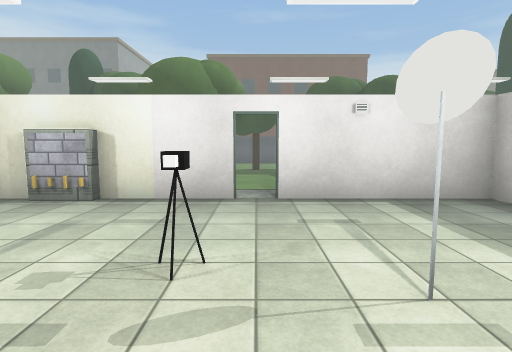
[1] (above)

21 first-person views from a walk through a Unity game level. The camera is 1.4 m above the floor, tilts 6° down and sees 80° across. Doors are open. The floor is counted in squares, 2 m on a side. Each view is taken from the middle of a square. On the plan, view 1 faces up. The plan holds only what a view shows up to about 10 squares ahead; the rest is blank. The place goes on beyond the plan. The player is left out. Surface patterns are stand-ins for the level's own textures.

[2]
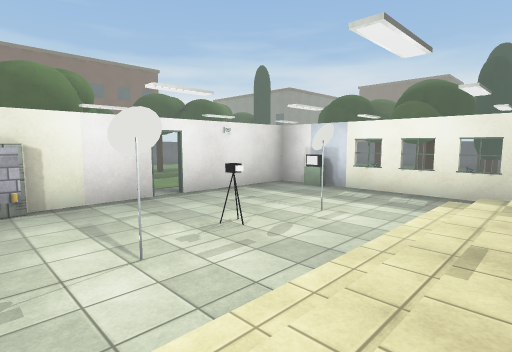

[3]
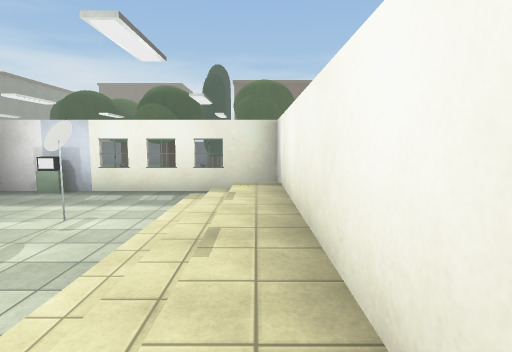

[4]
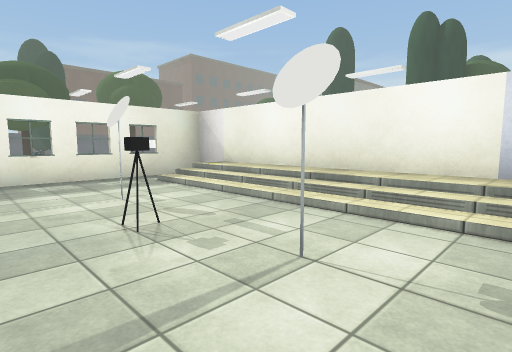

[5]
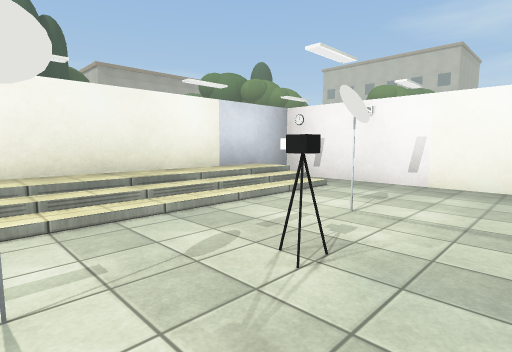

[6]
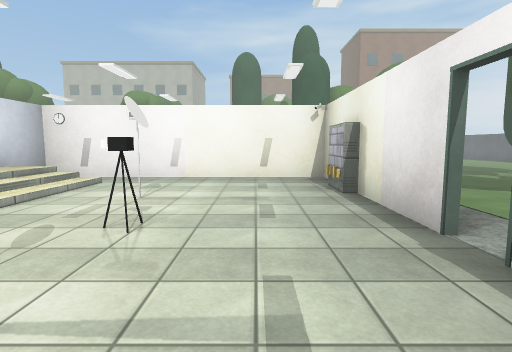

[7]
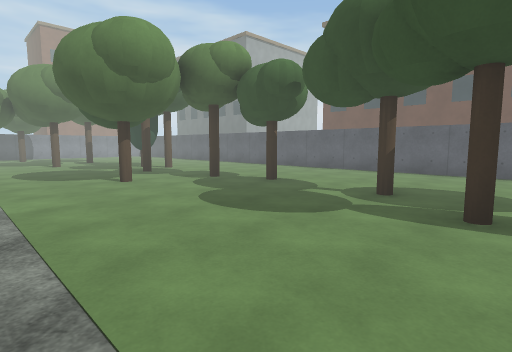

[8]
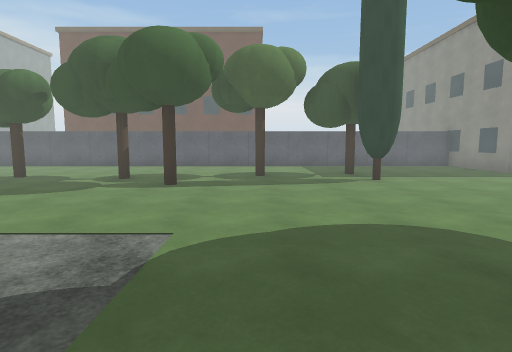

[9]
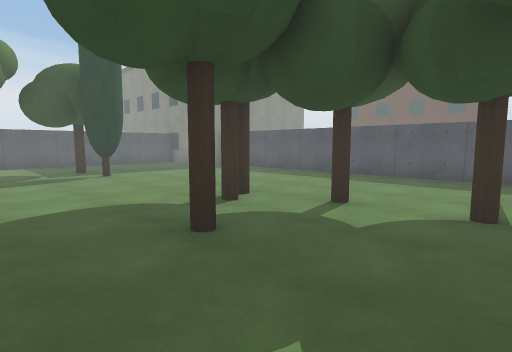

[10]
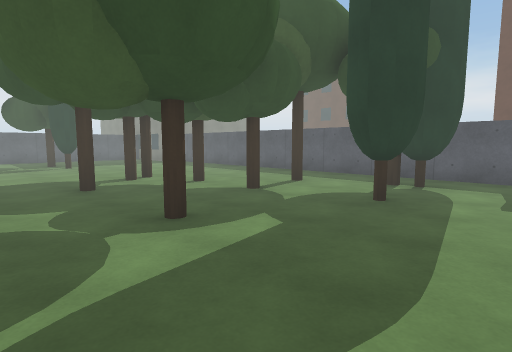

[11]
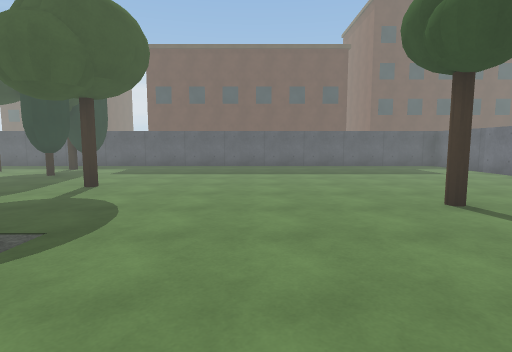

[12]
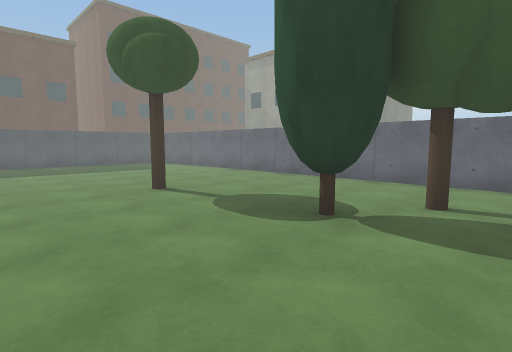

[13]
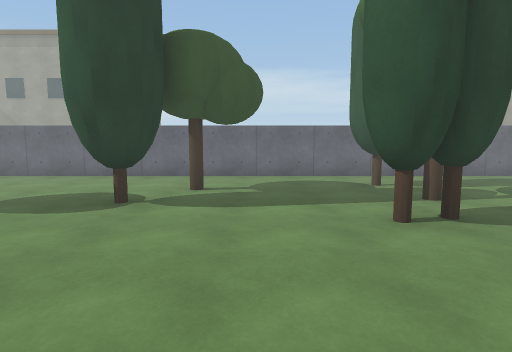

[14]
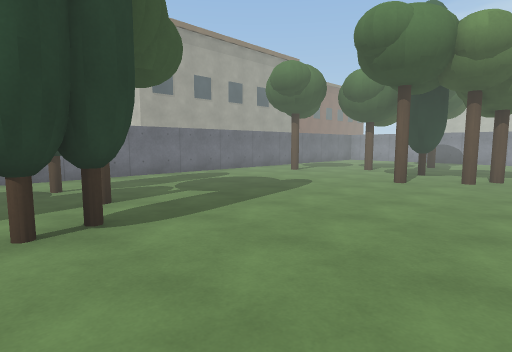

[15]
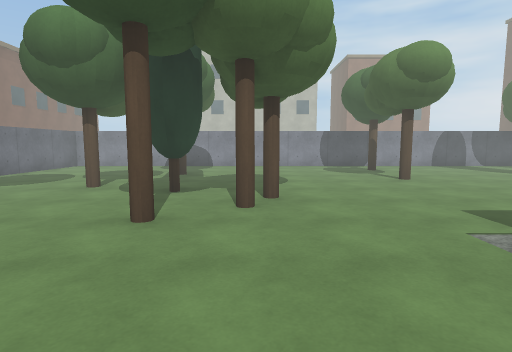

[16]
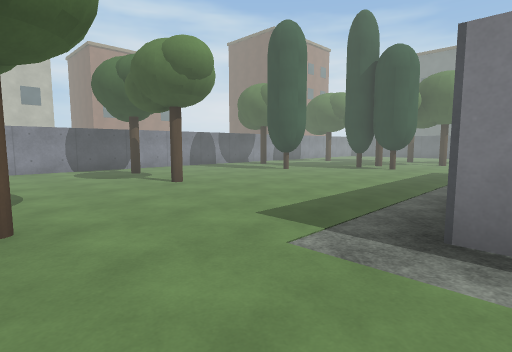

[17]
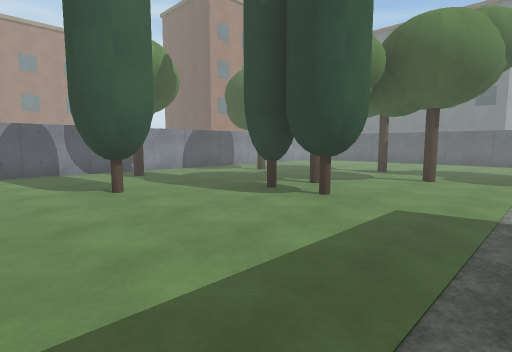

[18]
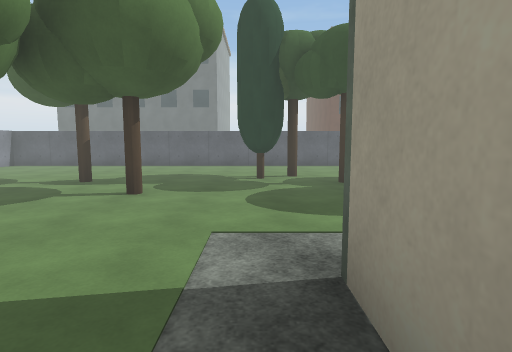

[19]
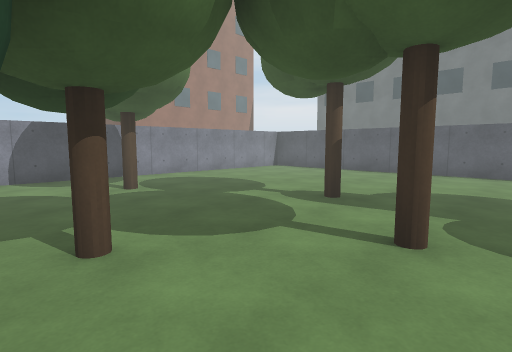

[20]
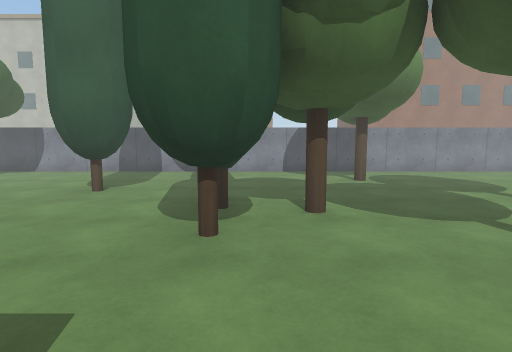

[21]
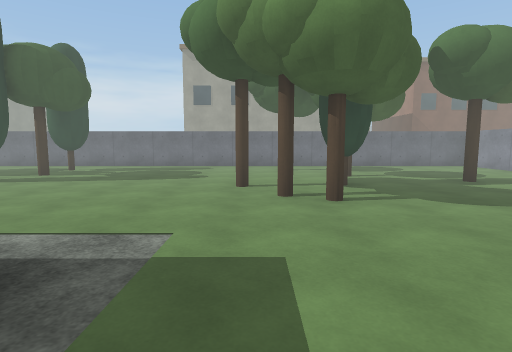

### Floor plan
Ten units are one square. View 1 is at (0, 0); x grows to the right and y downward. Boxes are objects, and circles mark ways between rooms. Rooms are numbered by the first view taken in them; rooms with no view inside come last. Other rooms are left out.
<svg viewBox="-131 -132 252 233">
<path fill="none" stroke="#000" d="M-2 -44 -16 -44M35 -34 35 -44 2 -44M-45 -44 -45 15 35 15 35 -16M-45 -35 -45 -46M-41 15 -46 15M111 -127 -126 -127 -126 96 116 96 116 -90"/>
<rect x="-35" y="-45" width="10" height="10" fill="#bbb"><title>other object</title></rect>
<rect x="-25" y="-45" width="10" height="10" fill="#bbb"><title>other object</title></rect>
<rect x="-5" y="-25" width="10" height="10" fill="#bbb"><title>other object</title></rect>
<rect x="25" y="-35" width="10" height="10" fill="#bbb"><title>other object</title></rect>
<rect x="-125" y="-45" width="10" height="10" fill="#bbb"><title>other object</title></rect>
<rect x="-115" y="5" width="10" height="10" fill="#bbb"><title>other object</title></rect>
<rect x="-115" y="-75" width="10" height="10" fill="#bbb"><title>other object</title></rect>
<rect x="-105" y="55" width="10" height="10" fill="#bbb"><title>other object</title></rect>
<rect x="-95" y="5" width="10" height="10" fill="#bbb"><title>other object</title></rect>
<rect x="-95" y="-35" width="10" height="10" fill="#bbb"><title>other object</title></rect>
<rect x="-85" y="65" width="10" height="10" fill="#bbb"><title>other object</title></rect>
<rect x="-85" y="-55" width="10" height="10" fill="#bbb"><title>other object</title></rect>
<rect x="-85" y="-65" width="10" height="10" fill="#bbb"><title>other object</title></rect>
<rect x="-85" y="-95" width="10" height="10" fill="#bbb"><title>other object</title></rect>
<rect x="-75" y="75" width="10" height="10" fill="#bbb"><title>other object</title></rect>
<rect x="-75" y="45" width="10" height="10" fill="#bbb"><title>other object</title></rect>
<rect x="-75" y="35" width="10" height="10" fill="#bbb"><title>other object</title></rect>
<rect x="-75" y="-55" width="10" height="10" fill="#bbb"><title>other object</title></rect>
<rect x="-75" y="-75" width="10" height="10" fill="#bbb"><title>other object</title></rect>
<rect x="-65" y="45" width="10" height="10" fill="#bbb"><title>other object</title></rect>
<rect x="-65" y="35" width="10" height="10" fill="#bbb"><title>other object</title></rect>
<rect x="-55" y="-95" width="10" height="10" fill="#bbb"><title>other object</title></rect>
<rect x="-45" y="-105" width="10" height="10" fill="#bbb"><title>other object</title></rect>
<rect x="-35" y="-85" width="10" height="10" fill="#bbb"><title>other object</title></rect>
<rect x="-25" y="-75" width="10" height="10" fill="#bbb"><title>other object</title></rect>
<rect x="-15" y="75" width="10" height="10" fill="#bbb"><title>other object</title></rect>
<rect x="-15" y="65" width="10" height="10" fill="#bbb"><title>other object</title></rect>
<rect x="-15" y="55" width="10" height="10" fill="#bbb"><title>other object</title></rect>
<rect x="-15" y="-95" width="10" height="10" fill="#bbb"><title>other object</title></rect>
<rect x="-5" y="55" width="10" height="10" fill="#bbb"><title>other object</title></rect>
<rect x="-5" y="-95" width="10" height="10" fill="#bbb"><title>other object</title></rect>
<rect x="15" y="75" width="10" height="10" fill="#bbb"><title>other object</title></rect>
<rect x="15" y="-95" width="10" height="10" fill="#bbb"><title>other object</title></rect>
<rect x="25" y="65" width="10" height="10" fill="#bbb"><title>other object</title></rect>
<rect x="35" y="-25" width="10" height="10" fill="#bbb"><title>other object</title></rect>
<rect x="35" y="-85" width="10" height="10" fill="#bbb"><title>other object</title></rect>
<rect x="45" y="55" width="10" height="10" fill="#bbb"><title>other object</title></rect>
<rect x="45" y="-105" width="10" height="10" fill="#bbb"><title>other object</title></rect>
<rect x="55" y="-45" width="10" height="10" fill="#bbb"><title>other object</title></rect>
<rect x="65" y="5" width="10" height="10" fill="#bbb"><title>other object</title></rect>
<rect x="65" y="-25" width="10" height="10" fill="#bbb"><title>other object</title></rect>
<rect x="65" y="-55" width="10" height="10" fill="#bbb"><title>other object</title></rect>
<rect x="65" y="-95" width="10" height="10" fill="#bbb"><title>other object</title></rect>
<rect x="65" y="-105" width="10" height="10" fill="#bbb"><title>other object</title></rect>
<rect x="75" y="-25" width="10" height="10" fill="#bbb"><title>other object</title></rect>
<rect x="75" y="-45" width="10" height="10" fill="#bbb"><title>other object</title></rect>
<rect x="75" y="-55" width="10" height="10" fill="#bbb"><title>other object</title></rect>
<rect x="85" y="-15" width="10" height="10" fill="#bbb"><title>other object</title></rect>
<rect x="95" y="-15" width="10" height="10" fill="#bbb"><title>other object</title></rect>
<rect x="95" y="-25" width="10" height="10" fill="#bbb"><title>other object</title></rect>
<rect x="95" y="-35" width="10" height="10" fill="#bbb"><title>other object</title></rect>
<circle cx="0" cy="-45" r="3" fill="#2a7"/>
<text x="0" y="-10">1</text>
<text x="-10" y="-50">2</text>
</svg>
Room 1 opens to room 2.

Where each view was taken, in squares from view 1:
view 1: 0 up, 0 right, facing up
view 2: 1 down, 3 left, facing up-right
view 3: 1 down, 3 left, facing right
view 4: 3 up, 3 left, facing down-right
view 5: 3 up, 1 right, facing down-left
view 6: 3 up, 2 right, facing left
view 7: 5 up, 4 right, facing up-left
view 8: 3 up, 5 right, facing up
view 9: 2 up, 5 right, facing up-right
view 10: 1 down, 5 right, facing up-right
view 11: 4 down, 2 right, facing right
view 12: 4 down, 1 right, facing down-right
view 13: 3 down, 1 right, facing down
view 14: 3 down, 0 right, facing down-left
view 15: 4 down, 3 left, facing left
view 16: 4 down, 4 left, facing up-left
view 17: 1 up, 5 left, facing up-left
view 18: 3 up, 5 left, facing up
view 19: 5 up, 6 left, facing up-left
view 20: 5 up, 5 left, facing left
view 21: 0 up, 6 left, facing down
